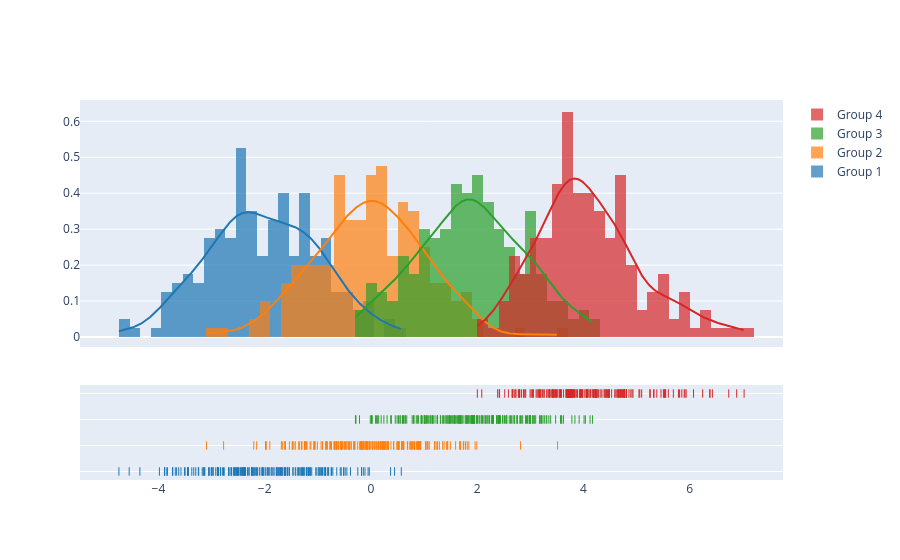

This figure's notebook cell:
### Code cell
import plotly.figure_factory as ff

# Add histogram data
x1 = np.random.randn(200) - 2
x2 = np.random.randn(200)
x3 = np.random.randn(200) + 2
x4 = np.random.randn(200) + 4

# Group data together
hist_data = [x1, x2, x3, x4]

group_labels = ['Group 1', 'Group 2', 'Group 3', 'Group 4']

# Create distplot with custom bin_size
fig = ff.create_distplot(hist_data, group_labels, bin_size=.2)
fig.show()

### Figure 1 — Plotly figure (JSON) as saved in the notebook; plotly's stock layout.template omitted (floating-point values rounded to 4 significant figures; data arrays with more than 128 entries replaced by an {"elided": "..."} marker saying what was removed)
{"data": [{"autobinx": false, "histnorm": "probability density", "legendgroup": "Group 1", "marker": {"color": "rgb(31, 119, 180)"}, "name": "Group 1", "opacity": 0.7, "type": "histogram", "x": {"elided": "200 float values"}, "xaxis": "x", "xbins": {"end": 0.5723, "size": 0.2, "start": -4.744}, "yaxis": "y"}, {"autobinx": false, "histnorm": "probability density", "legendgroup": "Group 2", "marker": {"color": "rgb(255, 127, 14)"}, "name": "Group 2", "opacity": 0.7, "type": "histogram", "x": {"elided": "200 float values"}, "xaxis": "x", "xbins": {"end": 3.515, "size": 0.2, "start": -3.095}, "yaxis": "y"}, {"autobinx": false, "histnorm": "probability density", "legendgroup": "Group 3", "marker": {"color": "rgb(44, 160, 44)"}, "name": "Group 3", "opacity": 0.7, "type": "histogram", "x": {"elided": "200 float values"}, "xaxis": "x", "xbins": {"end": 4.174, "size": 0.2, "start": -0.2908}, "yaxis": "y"}, {"autobinx": false, "histnorm": "probability density", "legendgroup": "Group 4", "marker": {"color": "rgb(214, 39, 40)"}, "name": "Group 4", "opacity": 0.7, "type": "histogram", "x": {"elided": "200 float values"}, "xaxis": "x", "xbins": {"end": 7.027, "size": 0.2, "start": 2.004}, "yaxis": "y"}, {"legendgroup": "Group 1", "marker": {"color": "rgb(31, 119, 180)"}, "mode": "lines", "name": "Group 1", "showlegend": false, "type": "scatter", "x": {"elided": "500 float values"}, "xaxis": "x", "y": {"elided": "500 float values"}, "yaxis": "y"}, {"legendgroup": "Group 2", "marker": {"color": "rgb(255, 127, 14)"}, "mode": "lines", "name": "Group 2", "showlegend": false, "type": "scatter", "x": {"elided": "500 float values"}, "xaxis": "x", "y": {"elided": "500 float values"}, "yaxis": "y"}, {"legendgroup": "Group 3", "marker": {"color": "rgb(44, 160, 44)"}, "mode": "lines", "name": "Group 3", "showlegend": false, "type": "scatter", "x": {"elided": "500 float values"}, "xaxis": "x", "y": {"elided": "500 float values"}, "yaxis": "y"}, {"legendgroup": "Group 4", "marker": {"color": "rgb(214, 39, 40)"}, "mode": "lines", "name": "Group 4", "showlegend": false, "type": "scatter", "x": {"elided": "500 float values"}, "xaxis": "x", "y": {"elided": "500 float values"}, "yaxis": "y"}, {"legendgroup": "Group 1", "marker": {"color": "rgb(31, 119, 180)", "symbol": "line-ns-open"}, "mode": "markers", "name": "Group 1", "showlegend": false, "type": "scatter", "x": {"elided": "200 float values"}, "xaxis": "x", "y": {"elided": "200 str values"}, "yaxis": "y2"}, {"legendgroup": "Group 2", "marker": {"color": "rgb(255, 127, 14)", "symbol": "line-ns-open"}, "mode": "markers", "name": "Group 2", "showlegend": false, "type": "scatter", "x": {"elided": "200 float values"}, "xaxis": "x", "y": {"elided": "200 str values"}, "yaxis": "y2"}, {"legendgroup": "Group 3", "marker": {"color": "rgb(44, 160, 44)", "symbol": "line-ns-open"}, "mode": "markers", "name": "Group 3", "showlegend": false, "type": "scatter", "x": {"elided": "200 float values"}, "xaxis": "x", "y": {"elided": "200 str values"}, "yaxis": "y2"}, {"legendgroup": "Group 4", "marker": {"color": "rgb(214, 39, 40)", "symbol": "line-ns-open"}, "mode": "markers", "name": "Group 4", "showlegend": false, "type": "scatter", "x": {"elided": "200 float values"}, "xaxis": "x", "y": {"elided": "200 str values"}, "yaxis": "y2"}], "layout": {"barmode": "overlay", "hovermode": "closest", "legend": {"traceorder": "reversed"}, "xaxis": {"anchor": "y2", "domain": [0.0, 1.0], "zeroline": false}, "yaxis": {"anchor": "free", "domain": [0.35, 1], "position": 0.0}, "yaxis2": {"anchor": "x", "domain": [0, 0.25], "dtick": 1, "showticklabels": false}}}
